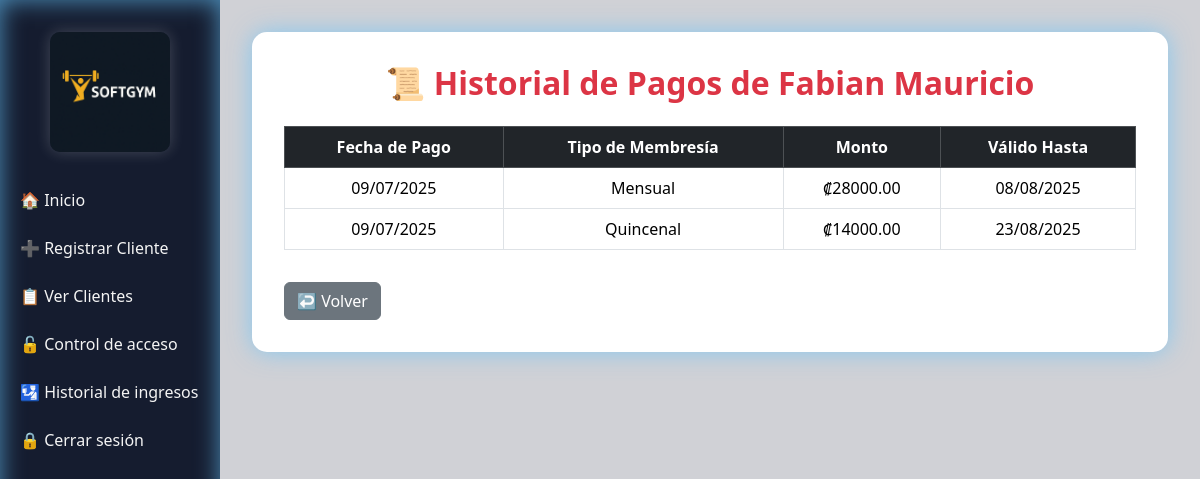
The page /historial_pagos/1 (signed in) on the database its author committed.
### app.py (models this page shows)
class Cliente(db.Model):
    id = db.Column(db.Integer, primary_key=True)
    nombre = db.Column(db.String(100), nullable=False)
    membresia = db.Column(db.String(50), nullable=False)
    vencimiento = db.Column(Date, nullable=False)
    gimnasio_id = db.Column(db.Integer, db.ForeignKey('gimnasio.id'), nullable=False)
    gimnasio = db.relationship('Gimnasio', backref='clientes')

class Pago(db.Model):
    id = db.Column(db.Integer, primary_key=True)
    cliente_id = db.Column(db.Integer, db.ForeignKey('cliente.id'), nullable=False)
    tipo_membresia = db.Column(db.String(20), nullable=False)  # Día, Semanal, etc.
    monto = db.Column(db.Float, nullable=False)
    fecha_pago = db.Column(db.Date, default=datetime.utcnow)
    fecha_vencimiento = db.Column(db.Date, nullable=False)
    cliente = db.relationship('Cliente', backref='pagos')

### app.py (the view)
@app.route("/historial_pagos/<int:cliente_id>")
@login_requerido
def historial_pagos(cliente_id):
    cliente = Cliente.query.get_or_404(cliente_id)
    pagos = Pago.query.filter_by(cliente_id=cliente_id).order_by(Pago.fecha_pago.desc()).all()
    return render_template("historial_pagos.html", cliente=cliente, pagos=pagos)

### app.py (called while the page is built)
def login_requerido(f):
    @wraps(f)
    def decorador(*args, **kwargs):
        if 'usuario_id' not in session:
            flash("⚠️ Inicia sesión primero", "warning")
            return redirect(url_for('login'))
        return f(*args, **kwargs)
    return decorador

### templates/historial_pagos.html (shortened to what this page needs)
{% extends "base.html" %}
{% block contenido %}
<div class="mb-4 text-center">
    <h2 class="text-danger fw-bold">📜 Historial de Pagos de {{ cliente.nombre }}</h2>
</div>
<table class="table table-bordered table-hover text-center align-middle">
    <thead class="table-dark">
        <tr>
            <th>Fecha de Pago</th>
            <th>Tipo de Membresía</th>
            <th>Monto</th>
            <th>Válido Hasta</th>
        </tr>
    </thead>
    <tbody>
        {% for pago in pagos %}
        <tr>
            <td>{{ pago.fecha_pago.strftime('%d/%m/%Y') }}</td>
            <td>{{ pago.tipo_membresia }}</td>
            <td>₡{{ "%.2f"|format(pago.monto) }}</td>
            <td>{{ pago.fecha_vencimiento.strftime('%d/%m/%Y') }}</td>
        </tr>
        {% else %}
        <tr>
            <td colspan="4">No hay pagos registrados.</td>
        </tr>
        {% endfor %}
    </tbody>
</table>
<a href="{{ url_for('lista_clientes') }}" class="btn btn-secondary mt-3">↩️ Volver</a>
{% endblock %}

### templates/base.html (style rules this page uses)
body { display: flex; margin: 0; background: #d0d1d6; color: #d0d1d6; font-family: 'Segoe UI', sans-serif; }

### rows shown on the page
Cliente: nombre "Fabian Mauricio"
Pago: fecha_pago "09/07/2025", tipo_membresia "Mensual", monto "28000.00", fecha_vencimiento "08/08/2025"
Pago: fecha_pago "09/07/2025", tipo_membresia "Quincenal", monto "14000.00", fecha_vencimiento "23/08/2025"
